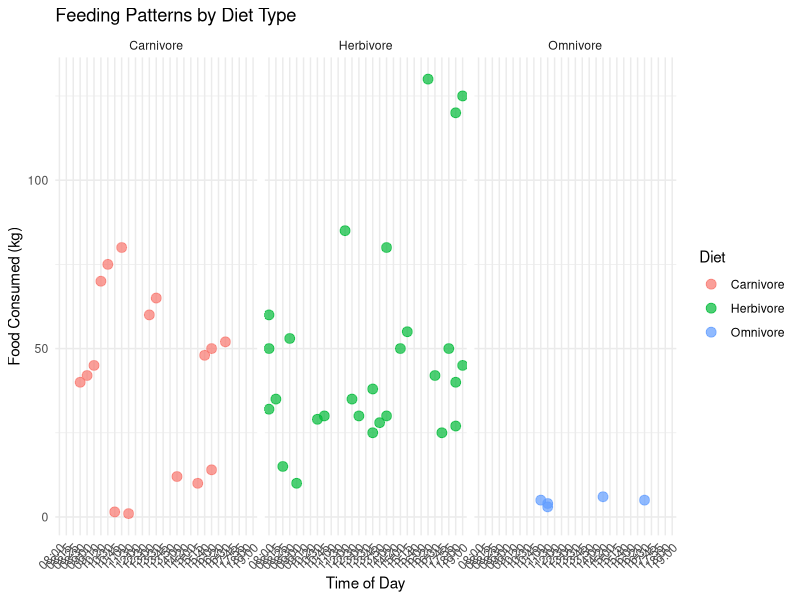
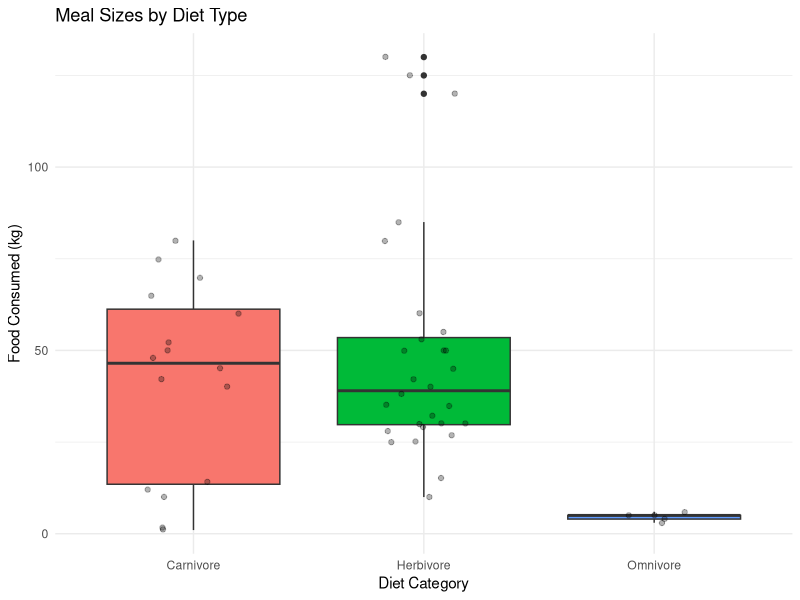
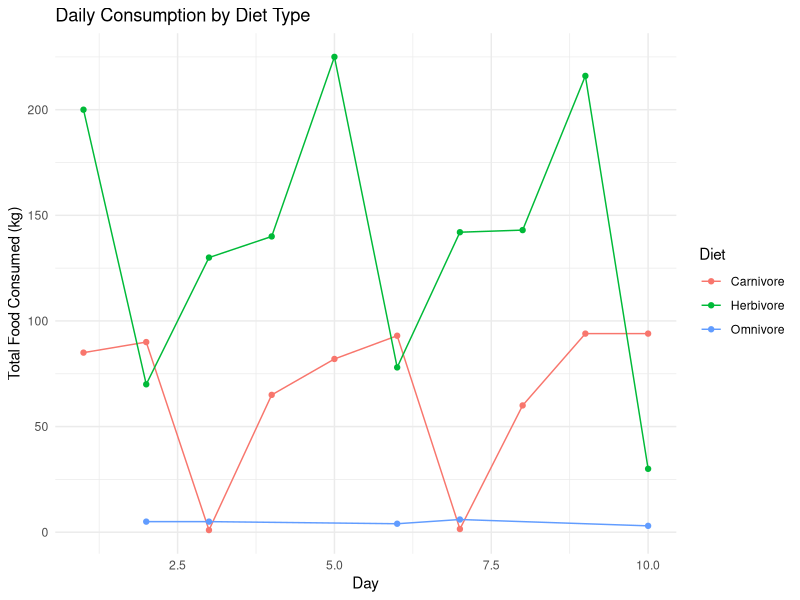

Source code (R) for these figures, in order:
## ---- chunk 1
knitr::kable(summary(cars))
## ---- chunk 2
# Read the CSV data
dino_data <- read.csv('data/dino_data.csv')

# Clean column names by removing spaces and making them R-friendly
names(dino_data) <- c("Day", "Time", "Species", "Diet", "Food_Type", "Kg_Food")
## ---- chunk 3
dim(dino_data)
knitr::kable(summary(dino_data[1:4]))
## ---- chunk 4
pkg <- c("dplyr", "ggplot2", "knitr")
new.pkg <- pkg[!(pkg %in% installed.packages())]
if (length(new.pkg)) {
  install.packages(new.pkg, repos = "https://cran.rstudio.com")
}
library(dplyr)
library(ggplot2)
library(knitr)
## ---- chunk 5
# Set default figure size and other knitr options
knitr::opts_chunk$set(
  fig.width = 6,
  fig.height = 4,
  out.width = "80%",
  fig.align = 'center'
)
## ---- chunk 6
# Calculate average daily consumption by species
avg_consumption <- dino_data %>%
  group_by(Species) %>%
  summarize(
    avg_daily_kg = mean(Kg_Food),
    total_kg = sum(Kg_Food),
    diet_type = first(Diet),
    n_meals = n()
  ) %>%
  arrange(desc(avg_daily_kg))
# Simple table output
kable(avg_consumption,
      caption = "Average consumption",
      col.names = c("Species", "Avg Kg per Meal", "Total Kg Eaten", 
                    "Diet Type", "Number of Meals"))
## ---- chunk 7
diet_summary <- dino_data %>%
  group_by(Diet) %>%
  summarize(
    avg_meal_size = mean(Kg_Food),
    max_meal = max(Kg_Food),
    total_consumption = sum(Kg_Food),
    n_meals = n()
  )

kable(diet_summary,
      caption = "Diet summary",
      col.names = c("Diet Type", "Avg Meal Size (kg)", 
                    "Max Meal Size (kg)", "Total Food (kg)", "Number of Meals"))
## ---- chunk 8
ggplot(dino_data, aes(x = Time, y = Kg_Food, color = Diet)) +
  geom_point(size = 3, alpha = 0.7) +
  facet_wrap(~Diet) +
  theme_minimal() +
  labs(title = "Feeding Patterns by Diet Type",
       x = "Time of Day",
       y = "Food Consumed (kg)") +
  theme(axis.text.x = element_text(angle = 45, hjust = 1))
## ---- chunk 9
ggplot(dino_data, aes(x = Diet, y = Kg_Food, fill = Diet)) +
  geom_boxplot() +
  geom_jitter(width = 0.2, alpha = 0.3) +
  theme_minimal() +
  labs(title = "Meal Sizes by Diet Type",
       x = "Diet Category",
       y = "Food Consumed (kg)") +
  theme(legend.position = "none")
## ---- chunk 10
food_preferences <- dino_data %>%
  group_by(Diet, Food_Type) %>%
  summarize(
    times_eaten = n(),
    avg_portion = mean(Kg_Food)
  ) %>%
  arrange(Diet, desc(times_eaten))

kable(food_preferences,
      caption = "Food preferences",
      col.names = c("Diet Type", "Food Type", 
                    "Times Eaten", "Average Portion (kg)"))
## ---- chunk 11
daily_total <- dino_data %>%
  group_by(Day, Diet) %>%
  summarize(total_food = sum(Kg_Food))

ggplot(daily_total, aes(x = Day, y = total_food, color = Diet, group = Diet)) +
  geom_line() +
  geom_point() +
  theme_minimal() +
  labs(title = "Daily Consumption by Diet Type",
       x = "Day",
       y = "Total Food Consumed (kg)")
